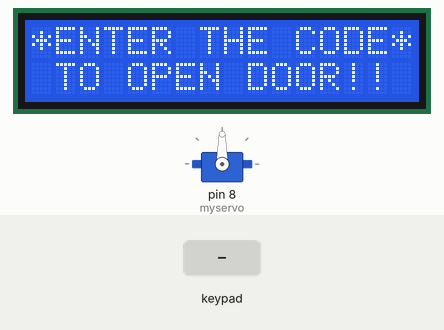
Recording of a sketch running on a simulated Arduino Uno, built with avr-gcc and run on an emulated ATmega328P. On the bench: servo, 16×2 character LCD. The test bench sets the inputs (shaded band).

Above: at 1.2 s.
1.3 s: keypad keys 1 1 1 2 pressed 0.4 s apart
At 4.9 s:
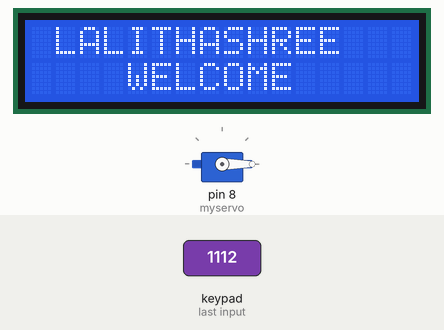
13.4 s: key '2' pressed
At 16.3 s:
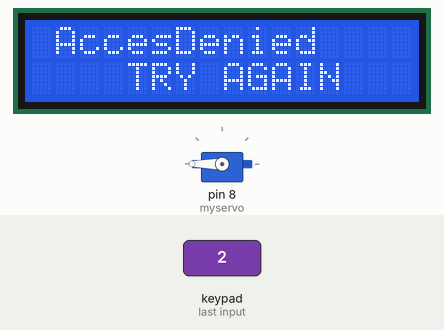
16.4 s: keypad keys 1 1 1 2 # pressed 0.4 s apart
At 24.9 s:
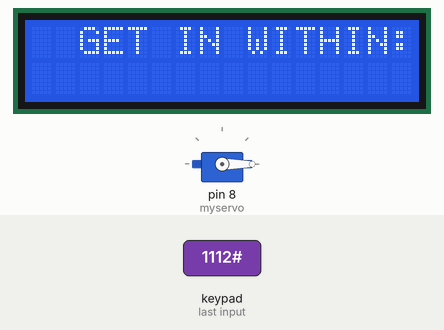
Timing chart, 0 to 26.4 s (numbered marks = the images above; inputs shaded):
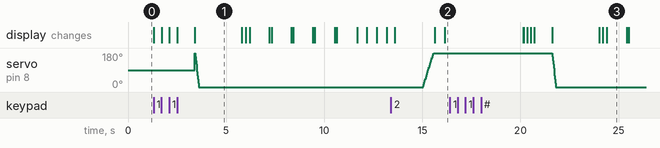

The sketch:

Password_based_Door_Locking_System_Using_Arduino_UNO.ino
```cpp
/* @file HelloKeypad.pde
|| @version 1.0
|| @author Alexander Brevig
|| @contact alexanderbrevig@gmail.com
||
|| @description
|| | Demonstrates the simplest use of the matrix Keypad library.
|| #
*/
#include <LiquidCrystal.h>
#include <Servo.h>
#include <Keypad.h>
Servo myservo;
int pos=0; // position of servo motor
LiquidCrystal lcd(A4, A5, A3, A2, A1, A0);
const byte rows=4;
const byte cols=3;

char key[rows][cols]={
{'1','2','3'},
{'4','5','6'},
{'7','8','9'},
{'*','0','#'}
};
byte rowPins[rows]={0,1,2,3};
byte colPins[cols]={4,5,6};
Keypad keypad= Keypad(makeKeymap(key),rowPins,colPins,rows,cols);
char* password="1112";
int currentposition=0;

void setup()
{

displayscreen();
//Serial.begin(9600);
myservo.attach(8); //Servo motor connection
lcd.begin(16,2);

}

void loop()
{
if( currentposition==0)
{
displayscreen();

}
int l ;
char code=keypad.getKey();
if(code!=NO_KEY)
{
lcd.clear();
lcd.setCursor(0,0);
lcd.print("PASSWORD:");
lcd.setCursor(7,1);
lcd.print(" ");
lcd.setCursor(7,1);
for(l=0;l<=currentposition;++l)
{

lcd.print("*");
//keypress();
}

if (code==password[currentposition])
{
++currentposition;
if(currentposition==4)
{

unlockdoor();
currentposition=0;

}

}


else
{
incorrect();
currentposition=0;

}
}
}

//------------------ Function 1- OPEN THE DOOR--------------//

void unlockdoor()
{
delay(900);

lcd.setCursor(0,0);
lcd.println(" ");
lcd.setCursor(1,0);
lcd.print("LALITHASHREE");
lcd.setCursor(4,1);
lcd.println("WELCOME");
lcd.setCursor(15,1);
lcd.println(" ");
lcd.setCursor(16,1);
lcd.println(" ");
lcd.setCursor(14,1);
lcd.println(" ");
lcd.setCursor(13,1);
lcd.println(" ");

for(pos = 180; pos>=0; pos-=5) // open the door
{
myservo.write(pos);
delay(5);
}

 delay(1000);
counterbeep();

delay(1000);

for(pos = 0; pos <= 180; pos +=5) // close the door
{ // in steps of 1 degree
myservo.write(pos);
delay(15);
}

currentposition=0;

lcd.clear();
displayscreen();
}

//--------------------Function 2- Wrong code--------------//

void incorrect()
{
delay(500);
lcd.clear();
lcd.setCursor(1,0);
lcd.print("Access");
lcd.setCursor(6,0);
lcd.print("Denied");
lcd.setCursor(15,1);
lcd.println(" ");
lcd.setCursor(4,1);
lcd.println("TRY AGAIN !");

lcd.setCursor(13,1);
lcd.println(" ");
Serial.println("CODE INCORRECT YOU ARE UNAUTHORIZED");
delay(1000);
delay(3000);
lcd.clear();
displayscreen();
}
//-------Function 3 - CLEAR THE SCREEN--------------------/
void clearscreen()
{
lcd.setCursor(0,0);
lcd.println(" ");
lcd.setCursor(0,1);
lcd.println(" ");
lcd.setCursor(0,2);
lcd.println(" ");
lcd.setCursor(0,3);
lcd.println(" ");
}

//------------Function 4 - DISPLAY FUNCTION--------------------//
void displayscreen()
{

lcd.setCursor(0,0);
lcd.println("*ENTER THE CODE*");
lcd.setCursor(1 ,1);

lcd.println("TO OPEN DOOR!!");
}


//--------------Function 5 - Count down------------------//
void counterbeep()
{
delay(1200);


lcd.clear();

lcd.setCursor(2,15);
lcd.println(" ");
lcd.setCursor(2,14);
lcd.println(" ");
lcd.setCursor(2,0);
delay(200);
lcd.println("GET IN WITHIN:::");

lcd.setCursor(4,1);
lcd.print("5");
delay(200);
lcd.clear();
lcd.setCursor(2,0);
lcd.println("GET IN WITHIN:");
delay(1000);
lcd.setCursor(2,0);
lcd.println("GET IN WITHIN:");
lcd.setCursor(4,1); //2
lcd.print("4");
delay(100);
lcd.clear();
lcd.setCursor(2,0);
lcd.println("GET IN WITHIN:");
delay(1000);

lcd.setCursor(2,0);
lcd.println("GET IN WITHIN:");
lcd.setCursor(4,1);
lcd.print("3");
delay(100);
lcd.clear();
lcd.setCursor(2,0);
lcd.println("GET IN WITHIN:");
delay(1000);

lcd.setCursor(2,0);
lcd.println("GET IN WITHIN:");
lcd.setCursor(4,1);
lcd.print("2");
delay(100);
lcd.clear();
lcd.setCursor(2,0);
lcd.println("GET IN WITHIN:");
delay(1000);

lcd.setCursor(4,1);
lcd.print("1");
delay(100);
lcd.clear();
lcd.setCursor(2,0);
lcd.println("GET IN WITHIN::");

delay(1000);
delay(40);
lcd.clear();
lcd.setCursor(2,0);
lcd.print("RE-LOCKING");
delay(500);
lcd.setCursor(12,0);
lcd.print(".");
delay(500);
lcd.setCursor(13,0);
lcd.print(".");
delay(500);
lcd.setCursor(14,0);
lcd.print(".");
delay(400);
lcd.clear();
lcd.setCursor(4,0);
lcd.print("LOCKED!");
delay(440);

}
```

Measured:
- after the input at 1.3 s, the display: first changes at once (image 1 shows a later state)
- after the input at 13.4 s, the display: first differs from a run without the input after 2.2 s (image 2 shows a later state)
- after the input at 16.4 s, servo on pin 8 (myservo): moves from 180° to 0° over 0.16 s, starting after 5.2 s; the display: first differs from a run without the input after 3.8 s (image 3 shows a later state)
- what the display in image 1 shows lasts 2.4 s, from 3.4 s to 5.8 s
